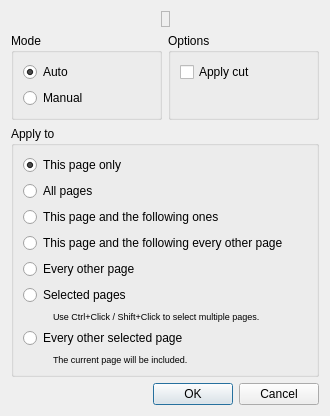
<?xml version="1.0" encoding="UTF-8"?>
<ui version="4.0">
 <class>page_split::SplitModeDialog</class>
 <widget class="QDialog" name="page_split::SplitModeDialog">
  <property name="windowModality">
   <enum>Qt::WindowModal</enum>
  </property>
  <property name="geometry">
   <rect>
    <x>0</x>
    <y>0</y>
    <width>330</width>
    <height>383</height>
   </rect>
  </property>
  <property name="windowTitle">
   <string>Split Pages</string>
  </property>
  <layout class="QVBoxLayout" name="verticalLayout_4">
   <item>
    <layout class="QHBoxLayout" name="horizontalLayout">
     <item>
      <spacer>
       <property name="orientation">
        <enum>Qt::Horizontal</enum>
       </property>
       <property name="sizeHint" stdset="0">
        <size>
         <width>1</width>
         <height>1</height>
        </size>
       </property>
      </spacer>
     </item>
     <item>
      <widget class="QLabel" name="layoutTypeLabel">
       <property name="frameShape">
        <enum>QFrame::StyledPanel</enum>
       </property>
       <property name="pixmap">
        <pixmap>:/icons/layout_type_auto.svg</pixmap>
       </property>
      </widget>
     </item>
     <item>
      <spacer>
       <property name="orientation">
        <enum>Qt::Horizontal</enum>
       </property>
       <property name="sizeHint" stdset="0">
        <size>
         <width>1</width>
         <height>1</height>
        </size>
       </property>
      </spacer>
     </item>
    </layout>
   </item>
   <item>
    <layout class="QHBoxLayout" name="horizontalLayout_3">
     <item>
      <widget class="QGroupBox" name="groupBox">
       <property name="title">
        <string>Mode</string>
       </property>
       <layout class="QVBoxLayout">
        <item>
         <widget class="QRadioButton" name="modeAuto">
          <property name="text">
           <string>Auto</string>
          </property>
          <property name="checked">
           <bool>true</bool>
          </property>
         </widget>
        </item>
        <item>
         <widget class="QRadioButton" name="modeManual">
          <property name="text">
           <string>Manual</string>
          </property>
         </widget>
        </item>
       </layout>
      </widget>
     </item>
     <item>
      <widget class="QGroupBox" name="optionsBox">
       <property name="title">
        <string>Options</string>
       </property>
       <layout class="QVBoxLayout" name="verticalLayout_3">
        <item>
         <widget class="QCheckBox" name="applyCutOption">
          <property name="text">
           <string>Apply cut</string>
          </property>
         </widget>
        </item>
        <item>
         <spacer name="verticalSpacer">
          <property name="orientation">
           <enum>Qt::Vertical</enum>
          </property>
          <property name="sizeHint" stdset="0">
           <size>
            <width>1</width>
            <height>1</height>
           </size>
          </property>
         </spacer>
        </item>
       </layout>
      </widget>
     </item>
    </layout>
   </item>
   <item>
    <widget class="QGroupBox" name="groupBox_2">
     <property name="title">
      <string>Apply to</string>
     </property>
     <layout class="QVBoxLayout" name="verticalLayout">
      <item>
       <widget class="QRadioButton" name="thisPageRB">
        <property name="text">
         <string>This page only</string>
        </property>
        <property name="checked">
         <bool>true</bool>
        </property>
       </widget>
      </item>
      <item>
       <widget class="QRadioButton" name="allPagesRB">
        <property name="text">
         <string>All pages</string>
        </property>
       </widget>
      </item>
      <item>
       <widget class="QRadioButton" name="thisPageAndFollowersRB">
        <property name="text">
         <string>This page and the following ones</string>
        </property>
       </widget>
      </item>
      <item>
       <widget class="QRadioButton" name="thisEveryOtherRB">
        <property name="text">
         <string>This page and the following every other page</string>
        </property>
       </widget>
      </item>
      <item>
       <widget class="QRadioButton" name="everyOtherRB">
        <property name="text">
         <string>Every other page</string>
        </property>
       </widget>
      </item>
      <item>
       <widget class="QRadioButton" name="selectedPagesRB">
        <property name="text">
         <string>Selected pages</string>
        </property>
       </widget>
      </item>
      <item>
       <layout class="QHBoxLayout" name="horizontalLayout_2">
        <property name="spacing">
         <number>0</number>
        </property>
        <item>
         <spacer name="horizontalSpacer_5">
          <property name="orientation">
           <enum>Qt::Horizontal</enum>
          </property>
          <property name="sizeType">
           <enum>QSizePolicy::Fixed</enum>
          </property>
          <property name="sizeHint" stdset="0">
           <size>
            <width>30</width>
            <height>1</height>
           </size>
          </property>
         </spacer>
        </item>
        <item>
         <widget class="QLabel" name="selectedPagesHint">
          <property name="font">
           <font>
            <pointsize>7</pointsize>
           </font>
          </property>
          <property name="text">
           <string>Use Ctrl+Click / Shift+Click to select multiple pages.</string>
          </property>
         </widget>
        </item>
       </layout>
      </item>
      <item>
       <widget class="QRadioButton" name="everyOtherSelectedRB">
        <property name="text">
         <string>Every other selected page</string>
        </property>
       </widget>
      </item>
      <item>
       <layout class="QHBoxLayout" name="horizontalLayout_4">
        <item>
         <spacer name="horizontalSpacer_6">
          <property name="orientation">
           <enum>Qt::Horizontal</enum>
          </property>
          <property name="sizeType">
           <enum>QSizePolicy::Fixed</enum>
          </property>
          <property name="sizeHint" stdset="0">
           <size>
            <width>30</width>
            <height>1</height>
           </size>
          </property>
         </spacer>
        </item>
        <item>
         <widget class="QLabel" name="everyOtherSelectedHint">
          <property name="font">
           <font>
            <pointsize>7</pointsize>
           </font>
          </property>
          <property name="text">
           <string>The current page will be included.</string>
          </property>
         </widget>
        </item>
       </layout>
      </item>
     </layout>
    </widget>
   </item>
   <item>
    <spacer>
     <property name="orientation">
      <enum>Qt::Vertical</enum>
     </property>
     <property name="sizeHint" stdset="0">
      <size>
       <width>1</width>
       <height>1</height>
      </size>
     </property>
    </spacer>
   </item>
   <item>
    <widget class="QDialogButtonBox" name="buttonBox">
     <property name="orientation">
      <enum>Qt::Horizontal</enum>
     </property>
     <property name="standardButtons">
      <set>QDialogButtonBox::Cancel|QDialogButtonBox::Ok</set>
     </property>
    </widget>
   </item>
  </layout>
 </widget>
 <resources/>
 <connections>
  <connection>
   <sender>buttonBox</sender>
   <signal>rejected()</signal>
   <receiver>page_split::SplitModeDialog</receiver>
   <slot>reject()</slot>
   <hints>
    <hint type="sourcelabel">
     <x>316</x>
     <y>260</y>
    </hint>
    <hint type="destinationlabel">
     <x>286</x>
     <y>274</y>
    </hint>
   </hints>
  </connection>
 </connections>
</ui>
